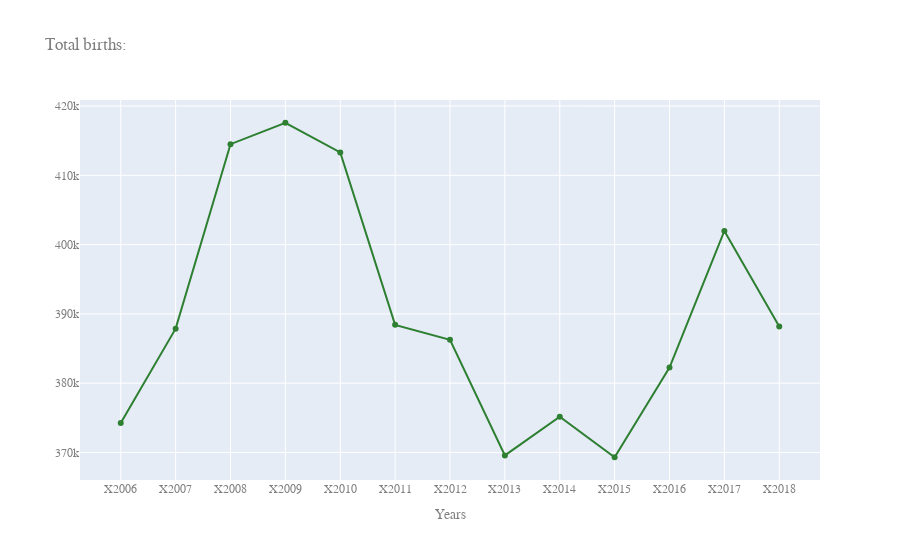

Source (notebook cell):
### Markdown cell above
2-17: Births by Voivodships (2: total)

### Code cell
df6 = pd.DataFrame(pd.read_csv("~/Desktop/Micro project/births1.csv", 
                              index_col=0) )[['YEAR', 'TOTAL']].copy()
fig = go.Figure()
fig.add_trace(go.Scatter(
                x=df6.YEAR,
                y=df6['TOTAL'],
                name="TOTAL",
                line_color='darkgreen',
                opacity=0.8))

fig.update_layout(title="Total births:",
    xaxis_title="Years",
    font=dict(
        family="Courier New, monospace, bold",
        color="#7f7f7f"
    )
)

### Figure 1 — Plotly figure (JSON) as saved in the notebook; plotly's stock layout.template omitted (floating-point values rounded to 4 significant figures)
{"data": [{"line": {"color": "darkgreen"}, "name": "TOTAL", "opacity": 0.8, "type": "scatter", "x": ["X2006", "X2007", "X2008", "X2009", "X2010", "X2011", "X2012", "X2013", "X2014", "X2015", "X2016", "X2017", "X2018"], "y": [374244, 387873, 414499, 417589, 413300, 388416, 386257, 369576, 375160, 369308, 382257, 401982, 388178]}], "layout": {"font": {"color": "#7f7f7f", "family": "Courier New, monospace, bold"}, "title": {"text": "Total births:"}, "xaxis": {"title": {"text": "Years"}}}}
